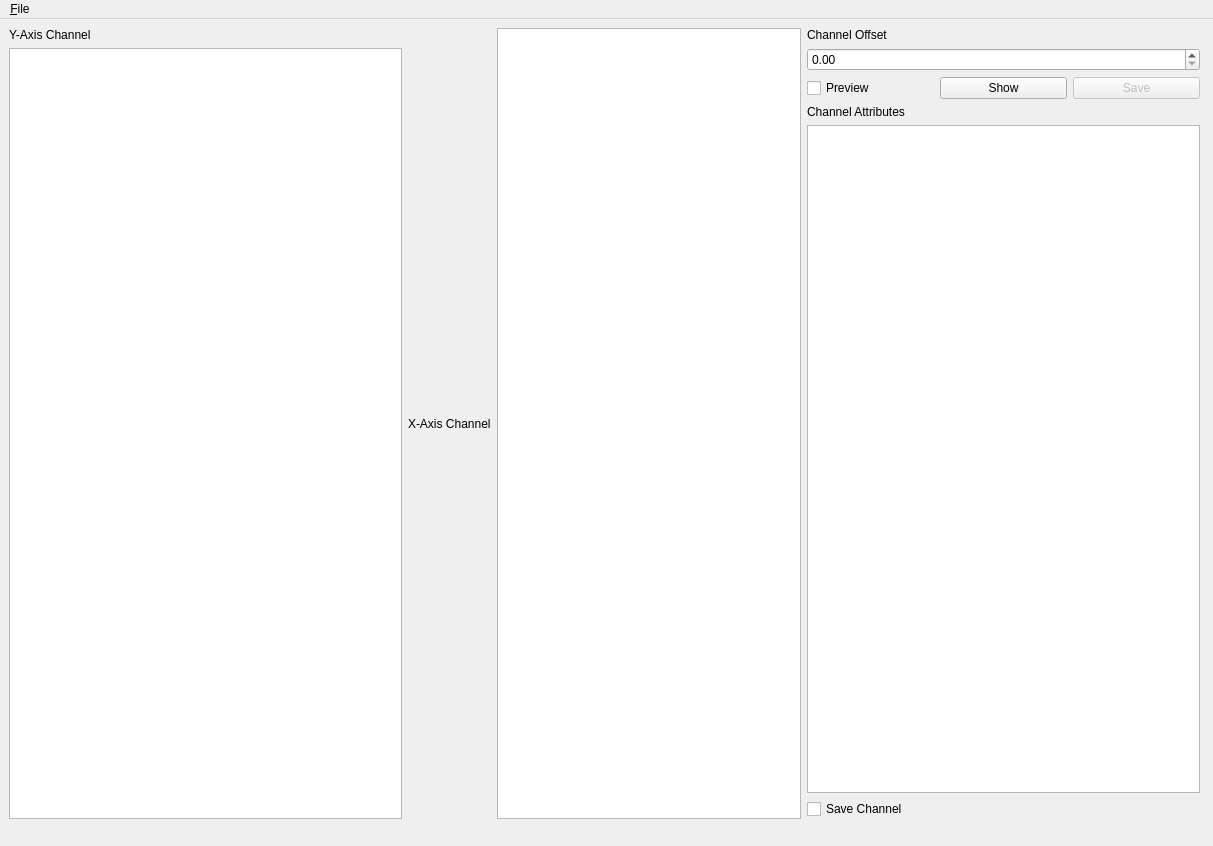
<?xml version="1.0" encoding="UTF-8"?>
<ui version="4.0">
 <class>MainWindow</class>
 <widget class="QMainWindow" name="MainWindow">
  <property name="geometry">
   <rect>
    <x>0</x>
    <y>0</y>
    <width>1213</width>
    <height>846</height>
   </rect>
  </property>
  <property name="windowTitle">
   <string>TDMS to HDF5 Viewer and Converter</string>
  </property>
  <property name="windowIcon">
   <iconset resource="resources.qrc">
    <normaloff>:/science-icon.png</normaloff>:/science-icon.png</iconset>
  </property>
  <widget class="QWidget" name="centralwidget">
   <widget class="QWidget" name="horizontalLayoutWidget">
    <property name="geometry">
     <rect>
      <x>9</x>
      <y>9</y>
      <width>1191</width>
      <height>791</height>
     </rect>
    </property>
    <layout class="QHBoxLayout" name="mainLayout">
     <property name="sizeConstraint">
      <enum>QLayout::SetNoConstraint</enum>
     </property>
     <item>
      <layout class="QVBoxLayout" name="ySelectorLayout">
       <item>
        <widget class="QLabel" name="ySelectorLabel">
         <property name="text">
          <string>Y-Axis Channel</string>
         </property>
        </widget>
       </item>
       <item>
        <widget class="QTreeView" name="ySelectorView"/>
       </item>
      </layout>
     </item>
     <item>
      <layout class="QVBoxLayout" name="centralLayout">
       <item>
        <layout class="QHBoxLayout" name="xSelectorLayout">
         <item>
          <widget class="QLabel" name="xSelectorLabel">
           <property name="text">
            <string>X-Axis Channel</string>
           </property>
          </widget>
         </item>
         <item>
          <widget class="QListView" name="xSelectorView"/>
         </item>
        </layout>
       </item>
      </layout>
     </item>
     <item>
      <layout class="QVBoxLayout" name="rightLayout">
       <item>
        <layout class="QVBoxLayout" name="offsetDisplayLayout">
         <item>
          <widget class="QLabel" name="offsetLabel">
           <property name="text">
            <string>Channel Offset</string>
           </property>
          </widget>
         </item>
         <item>
          <widget class="QDoubleSpinBox" name="offsetSpinBox"/>
         </item>
         <item>
          <layout class="QHBoxLayout" name="offsetDisplayButtonLayout">
           <item>
            <widget class="QCheckBox" name="offsetPreviewCheckBox">
             <property name="text">
              <string>Preview</string>
             </property>
            </widget>
           </item>
           <item>
            <widget class="QPushButton" name="offsetShowButton">
             <property name="text">
              <string>Show</string>
             </property>
            </widget>
           </item>
           <item>
            <widget class="QPushButton" name="offsetSaveButton">
             <property name="enabled">
              <bool>false</bool>
             </property>
             <property name="text">
              <string>Save</string>
             </property>
            </widget>
           </item>
          </layout>
         </item>
        </layout>
       </item>
       <item>
        <widget class="QLabel" name="attributesLabel">
         <property name="text">
          <string>Channel Attributes</string>
         </property>
        </widget>
       </item>
       <item>
        <widget class="QTableView" name="attributesTableView"/>
       </item>
       <item>
        <widget class="QCheckBox" name="saveChannelCheckBox">
         <property name="text">
          <string>Save Channel</string>
         </property>
        </widget>
       </item>
      </layout>
     </item>
    </layout>
   </widget>
  </widget>
  <widget class="QMenuBar" name="menubar">
   <property name="geometry">
    <rect>
     <x>0</x>
     <y>0</y>
     <width>1213</width>
     <height>20</height>
    </rect>
   </property>
   <widget class="QMenu" name="menu_File">
    <property name="title">
     <string>&amp;File</string>
    </property>
    <addaction name="actionOpen_TDMS_File"/>
    <addaction name="actionOpen_Recent"/>
    <addaction name="separator"/>
    <addaction name="action_Export_to_HDF5"/>
    <addaction name="separator"/>
    <addaction name="action_Quit"/>
   </widget>
   <addaction name="menu_File"/>
  </widget>
  <widget class="QStatusBar" name="statusbar">
   <property name="sizeGripEnabled">
    <bool>false</bool>
   </property>
  </widget>
  <action name="actionOpen_TDMS_File">
   <property name="icon">
    <iconset resource="resources.qrc">
     <normaloff>:/open.png</normaloff>:/open.png</iconset>
   </property>
   <property name="text">
    <string>Open &amp;TDMS File</string>
   </property>
   <property name="shortcut">
    <string>Ctrl+O</string>
   </property>
  </action>
  <action name="action_Export_to_HDF5">
   <property name="icon">
    <iconset resource="resources.qrc">
     <normaloff>:/export.png</normaloff>:/export.png</iconset>
   </property>
   <property name="text">
    <string>&amp;Export to HDF5</string>
   </property>
   <property name="shortcut">
    <string>Ctrl+E</string>
   </property>
  </action>
  <action name="action_Quit">
   <property name="icon">
    <iconset resource="resources.qrc">
     <normaloff>:/exit.png</normaloff>:/exit.png</iconset>
   </property>
   <property name="text">
    <string>&amp;Quit</string>
   </property>
   <property name="shortcut">
    <string>Ctrl+Q</string>
   </property>
  </action>
  <action name="actionOpen_Recent">
   <property name="icon">
    <iconset resource="resources.qrc">
     <normaloff>:/open_recent.png</normaloff>:/open_recent.png</iconset>
   </property>
   <property name="text">
    <string>Open Recent</string>
   </property>
  </action>
 </widget>
 <resources>
  <include location="resources.qrc"/>
 </resources>
 <connections>
  <connection>
   <sender>action_Quit</sender>
   <signal>triggered()</signal>
   <receiver>MainWindow</receiver>
   <slot>close()</slot>
   <hints>
    <hint type="sourcelabel">
     <x>-1</x>
     <y>-1</y>
    </hint>
    <hint type="destinationlabel">
     <x>399</x>
     <y>299</y>
    </hint>
   </hints>
  </connection>
  <connection>
   <sender>offsetPreviewCheckBox</sender>
   <signal>toggled(bool)</signal>
   <receiver>offsetSaveButton</receiver>
   <slot>setEnabled(bool)</slot>
   <hints>
    <hint type="sourcelabel">
     <x>598</x>
     <y>88</y>
    </hint>
    <hint type="destinationlabel">
     <x>749</x>
     <y>88</y>
    </hint>
   </hints>
  </connection>
  <connection>
   <sender>offsetPreviewCheckBox</sender>
   <signal>toggled(bool)</signal>
   <receiver>offsetShowButton</receiver>
   <slot>setDisabled(bool)</slot>
   <hints>
    <hint type="sourcelabel">
     <x>598</x>
     <y>88</y>
    </hint>
    <hint type="destinationlabel">
     <x>674</x>
     <y>88</y>
    </hint>
   </hints>
  </connection>
 </connections>
</ui>
